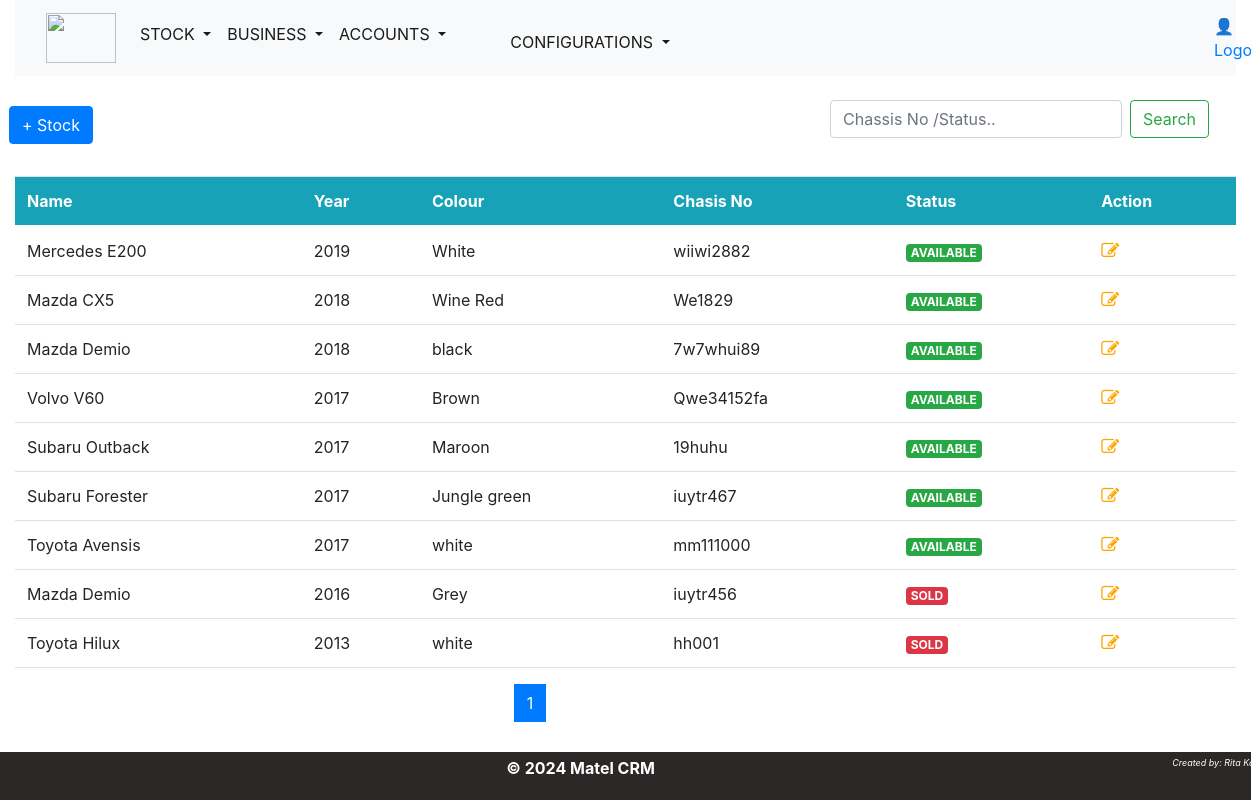
/stock/, run on the app's committed database.
### inventory/models.py (models this page shows, shortened)
class Stock(models.Model):
    name = models.ForeignKey(CarModel, on_delete=models.CASCADE)
    color=models.CharField(max_length=50)
    year = models.PositiveIntegerField(default=None)
    chassisno=models.CharField(max_length=50,  default='0001')
    arrivaldate=models.DateField(default=timezone.now)
    status=models.CharField(max_length=20,choices=status, default='AVAILABLE')

class CarModel(models.Model):
    make = models.ForeignKey(CarMake, on_delete=models.CASCADE)
    name = models.CharField(max_length=50)
    class Meta:
        unique_together = ['make', 'name',]
    def __str__(self):
        return f"{self.make.name}  {self.name}"

class CarMake(models.Model):
    name=models.CharField(max_length=50,unique=True)

### inventory/views.py (the view)
# urls.py: path('stock/',views.stocklist, name='stock'),
def stocklist(request):
    template='inventory/stock/localstock/stock.html'
    stocklist=Stock.objects.all().order_by('-year')
    page=Paginator(stocklist,10)
    page_list=request.GET.get('page')
    page = page.get_page(page_list)
    context={
        'page':page,
    }
    return render(request,template,context)

### inventory/templates/inventory/stock/localstock/stock.html (shortened to what this page needs)
{% extends 'base.html' %}
{% load crispy_forms_tags %}
{% block content %}
<div class="row my-4">
    <div class="row" style="margin-bottom: 1rem;">
        <div class="col-md-2">
            <div class="row" style="margin-top:0.35em;">
                <a href="{% url 'inventory:addstock' %}">
                    <button type="submit" class="btn btn-primary" >+ Stock</button>
                </a>
        </div>
        </div>
        <div class="col-md-6"></div>
            <div class="col-md-4">
                <form class="d-flex" action="{% url 'inventory:stock_searchbar' %}" method="GET">
                    <input class="form-control me-2" name="searched" type="search" placeholder="Chassis No /Status.." aria-label="Search">
                    <button class="btn btn-outline-success" type="submit">Search</button>
                  </form>
            </div>
    </div>
    <div class="col-md-12">
        <table class="table bg-white">
            <thead class="bg-info text-white">
                <tr>
                    <th scope="col">Name</th>
                    <th scope="col">Year</th>
                    <th scope="col">Colour</th>
                    <th scope="col">Chasis No</th>
                    <th scope="col">Status</th>
                    <th scope="col">Action</th>
                </tr>
            </thead>
            <tbody>
                {% for n in page.object_list %}
                <tr>
                    <td>{{ n.name|capfirst }}</td>
                    <td>{{n.year}}</td>
                    <td>{{ n.color }}</td>
                    <td>{{ n.chassisno }}</td>
                    <td ><span class="badge {% if n.status == 'SOLD' %}bg-danger{% else %}bg-success{% endif %}">{{n.status}}</span></td>
                    <td><a href="{%url 'inventory:updatestock' n.id%}">
                        <span class="fa fa-edit" style="color: orange; font-size: large;"></span>
                    </a>&nbsp;</td>
                </tr>
                {% endfor %}
            </tbody>
        </table>
    </div>
    <div class="container">
        <div class="row my-6">
            <div class="col-md-4 offset-md-3">
                <nav aria-label="Page navigation example">
                    <ul class="pagination justify-content-center">
                      <li class="page-item">
                        {% for num_page in page.paginator.page_range %} <br>
                        {% if page.number == num_page %}
                        <li class="page-item active" aria-current="page">
                            <a class="page-link"  href="{% url 'inventory:stock' %}?page={{num_page}}">{{ num_page }}</a>
                        </li>
                        {% else %}
                        <li class="page-item" aria-current="page">
                            <a class="page-link"  href="{% url 'inventory:stock' %}?page={{num_page}}">{{ num_page }}</a>
                        </li>
                        {% endif %} <br>
                        {% endfor %}
                    </ul>
                  </nav>
            </div>
        </div>
       </div>
</div>
{% endblock %}

### assets/css/main.css (style rules this page uses)
body { font-family: "Helvetica", Sans-Serif; background-color: lavenderblush; color: #333; margin: 0; padding: 0; height: 80%; }
.container { width: 100%; margin: 0 auto; }
@media screen and (min-width: 901px) { body { font-size: 18px; } }

### assets/css/inventory.css (style rules this page uses)
body { margin: 0; font-family: 'Arial', sans-serif; background-image: url('/assets/images/background.jpg'); background-size: cover; background-position: fill; background-repeat: no-repeat; height: 100vh; }

### data on the page
Stock: name "Mercedes E200", year "2019", color "White", chassisno "wiiwi2882", status "AVAILABLE"
Stock: name "Mazda CX5", year "2018", color "Wine Red", chassisno "We1829", status "AVAILABLE"
Stock: name "Mazda Demio", year "2018", color "black", chassisno "7w7whui89", status "AVAILABLE"
Stock: name "Volvo V60", year "2017", color "Brown", chassisno "Qwe34152fa", status "AVAILABLE"
Stock: name "Subaru Outback", year "2017", color "Maroon", chassisno "19huhu", status "AVAILABLE"
Stock: name "Subaru Forester", year "2017", color "Jungle green", chassisno "iuytr467", status "AVAILABLE"
Stock: name "Toyota Avensis", year "2017", color "white", chassisno "mm111000", status "AVAILABLE"
Stock: name "Mazda Demio", year "2016", color "Grey", chassisno "iuytr456", status "SOLD"
Stock: name "Toyota Hilux", year "2013", color "white", chassisno "hh001", status "SOLD"

### other printed values
{{ num_page }} "1"
